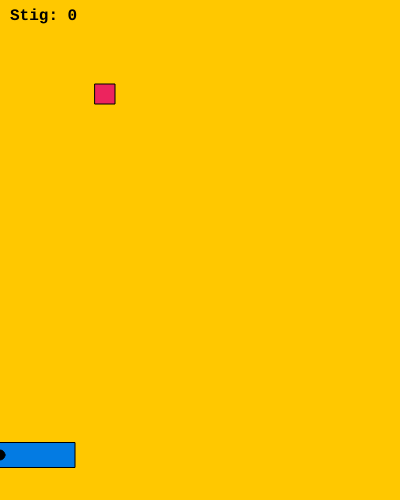
Frame 1 (no input)
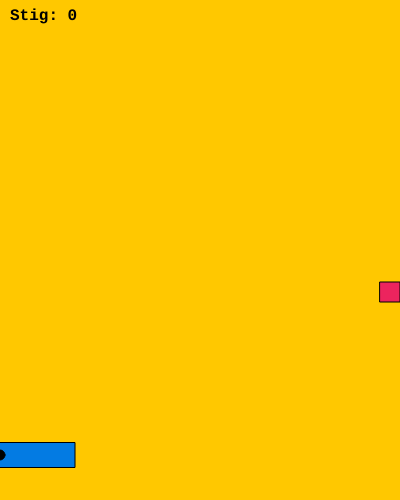
Frame 60 (no input)
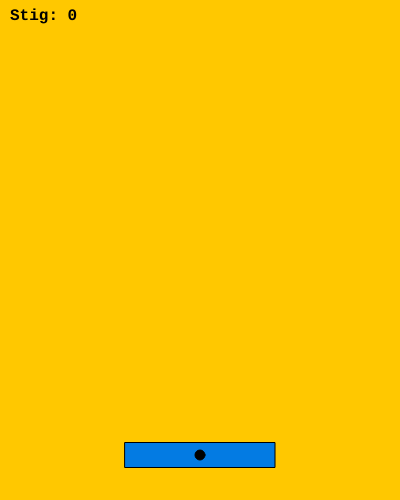
Frame 120 (the mouse pressed at the canvas centre since frame 60)

The p5.js sketch that drew these frames (run headless with seeded random() and noise() and a simulated clock; from frame 60 on, the mouse is pressed at the canvas centre):

// p5.js sketch
// ── sketch.js
// Hér kemur kóðinn þinn:

var boltiX = 100;
var boltiY = 100;
var hradiX = 5;
var hradiY = -6;
var boltiStaerd = 20;
var stig = 0;
var spadiBreidd = 150;
var spadiThykkt = 25;
var spadiY;

function setup() {
	createCanvas(400,500);
	spadiY = height - 45;
	rectMode(CENTER);
	textFont("Courier New",16);
	textStyle(BOLD);
}

function draw() {
  background(255,200,0);
	// Reikna ný hnit út frá hraða boltans:
  boltiX = boltiX + hradiX;
  boltiY = boltiY + hradiY;
	// Athuga hvort boltinn snertir vegginn hægra megin:
  if ((boltiX > width-boltiStaerd/2))  {
    hradiX = hradiX * -1;
  }
  // Athuga hvort boltinn snertir þakið
  if ((boltiY < boltiStaerd)) {
    hradiY = hradiY * -1;
  }
  //Athuga hvort boltinn snertir spaðann
  if (boltiX-boltiStaerd/2 > mouseX - spadiBreidd/2 &&
    boltiX+boltiStaerd < mouseX + spadiBreidd/2 &&
		boltiY+boltiStaerd < mouseY + spadiThykkt/2) {
    hradiY = hradiY * -1;
    }

	// Teikna boltann
  fill(236,36,94);
  rect(boltiX, boltiY, boltiStaerd, boltiStaerd);
	// Teikna spaðann
  fill(3,123,227);
  rect(mouseX,spadiY ,spadiBreidd,spadiThykkt);
  fill (0);
  ellipse(mouseX, spadiY, 10,10);
	// Teikna stigin
  fill(0);
  text("Stig: " + stig,10,20);


}
